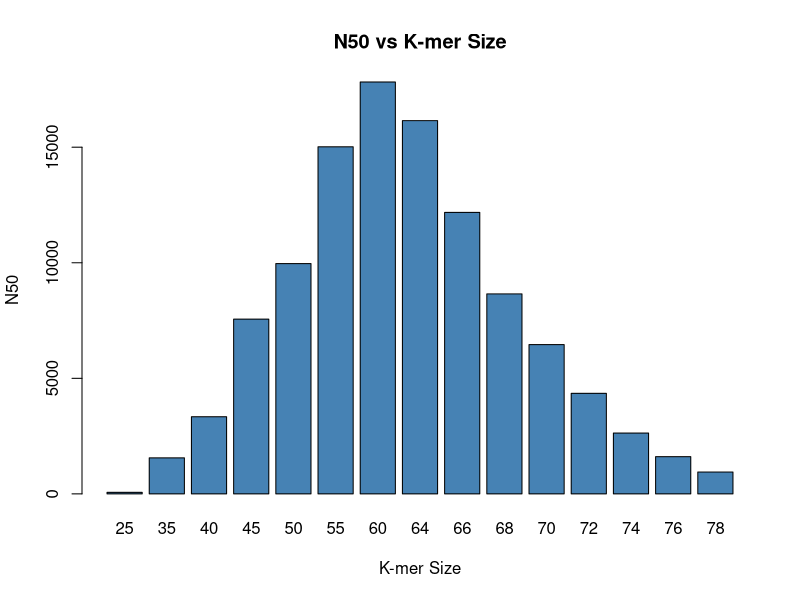

Write the R code that produced this figure.
# Data: kmer_size and N50
kmer_size <- c(60, 64, 55, 66, 50, 68, 45, 70, 72, 40, 74, 76, 35, 78, 25)
N50 <- c(17822, 16151, 15018, 12179, 9965, 8653, 7561, 6459, 4350, 3338, 2632, 1611, 1559, 946, 67)

# Combine into a data frame
df <- data.frame(kmer_size, N50)

# Sort by kmer_size (optional)
df <- df[order(df$kmer_size), ]

# Save the plot as a PNG file
png("N50_vs_kmer_size.png")
barplot(
    height = df$N50,
    names.arg = df$kmer_size,
    main = "N50 vs K-mer Size",
    xlab = "K-mer Size",
    ylab = "N50",
    col = "steelblue"
)
dev.off()
